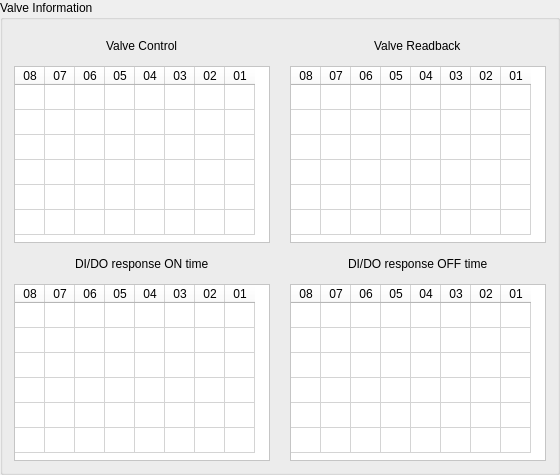
      <widget class="QGroupBox" name="groupBox_4">
       <property name="title">
        <string>Valve Information</string>
       </property>
       <layout class="QVBoxLayout" name="verticalLayout_3">
        <item>
         <layout class="QGridLayout" name="gridLayout_4" rowstretch="1,6,1,6" columnstretch="1,1">
          <property name="horizontalSpacing">
           <number>20</number>
          </property>
          <item row="0" column="0" alignment="Qt::AlignmentFlag::AlignHCenter">
           <widget class="QLabel" name="label_14">
            <property name="text">
             <string>Valve Control</string>
            </property>
           </widget>
          </item>
          <item row="0" column="1" alignment="Qt::AlignmentFlag::AlignHCenter">
           <widget class="QLabel" name="label_15">
            <property name="text">
             <string>Valve Readback</string>
            </property>
           </widget>
          </item>
          <item row="1" column="0">
           <widget class="QTableWidget" name="Valve_Control_TableWidget_3">
            <property name="layoutDirection">
             <enum>Qt::LayoutDirection::LeftToRight</enum>
            </property>
            <property name="styleSheet">
             <string notr="true">background-color: rgb(255, 255, 255);
border-color: rgb(0, 0, 0);</string>
            </property>
            <property name="sizeAdjustPolicy">
             <enum>QAbstractScrollArea::SizeAdjustPolicy::AdjustIgnored</enum>
            </property>
            <attribute name="horizontalHeaderCascadingSectionResizes">
             <bool>true</bool>
            </attribute>
            <attribute name="horizontalHeaderMinimumSectionSize">
             <number>20</number>
            </attribute>
            <attribute name="horizontalHeaderDefaultSectionSize">
             <number>30</number>
            </attribute>
            <attribute name="horizontalHeaderHighlightSections">
             <bool>true</bool>
            </attribute>
            <attribute name="verticalHeaderVisible">
             <bool>false</bool>
            </attribute>
            <attribute name="verticalHeaderCascadingSectionResizes">
             <bool>true</bool>
            </attribute>
            <attribute name="verticalHeaderMinimumSectionSize">
             <number>20</number>
            </attribute>
            <attribute name="verticalHeaderDefaultSectionSize">
             <number>25</number>
            </attribute>
            <row>
             <property name="text">
              <string>Valve 1 to 8</string>
             </property>
            </row>
            <row>
             <property name="text">
              <string>Valve 9 to 16</string>
             </property>
            </row>
            <row>
             <property name="text">
              <string>Valve 17 to 24</string>
             </property>
            </row>
            <row>
             <property name="text">
              <string>Valve 25 to 32</string>
             </property>
            </row>
            <row>
             <property name="text">
              <string>Valve 33 to 40</string>
             </property>
            </row>
            <row>
             <property name="text">
              <string>Valve 41 to 42</string>
             </property>
            </row>
            <column>
             <property name="text">
              <string>08</string>
             </property>
            </column>
            <column>
             <property name="text">
              <string>07</string>
             </property>
            </column>
            <column>
             <property name="text">
              <string>06</string>
             </property>
            </column>
            <column>
             <property name="text">
              <string>05</string>
             </property>
            </column>
            <column>
             <property name="text">
              <string>04</string>
             </property>
            </column>
            <column>
             <property name="text">
              <string>03</string>
             </property>
            </column>
            <column>
             <property name="text">
              <string>02</string>
             </property>
            </column>
            <column>
             <property name="text">
              <string>01</string>
             </property>
            </column>
           </widget>
          </item>
          <item row="1" column="1">
           <widget class="QTableWidget" name="Valve_Readback_TableWidget_3">
            <property name="layoutDirection">
             <enum>Qt::LayoutDirection::LeftToRight</enum>
            </property>
            <property name="styleSheet">
             <string notr="true">background-color: rgb(255, 255, 255);
border-color: rgb(0, 0, 0);</string>
            </property>
            <property name="sizeAdjustPolicy">
             <enum>QAbstractScrollArea::SizeAdjustPolicy::AdjustIgnored</enum>
            </property>
            <attribute name="horizontalHeaderCascadingSectionResizes">
             <bool>true</bool>
            </attribute>
            <attribute name="horizontalHeaderMinimumSectionSize">
             <number>20</number>
            </attribute>
            <attribute name="horizontalHeaderDefaultSectionSize">
             <number>30</number>
            </attribute>
            <attribute name="horizontalHeaderHighlightSections">
             <bool>true</bool>
            </attribute>
            <attribute name="verticalHeaderVisible">
             <bool>false</bool>
            </attribute>
            <attribute name="verticalHeaderCascadingSectionResizes">
             <bool>true</bool>
            </attribute>
            <attribute name="verticalHeaderMinimumSectionSize">
             <number>20</number>
            </attribute>
            <attribute name="verticalHeaderDefaultSectionSize">
             <number>25</number>
            </attribute>
            <row>
             <property name="text">
              <string>Valve 1 to 8</string>
             </property>
            </row>
            <row>
             <property name="text">
              <string>Valve 9 to 16</string>
             </property>
            </row>
            <row>
             <property name="text">
              <string>Valve 17 to 24</string>
             </property>
            </row>
            <row>
             <property name="text">
              <string>Valve 25 to 32</string>
             </property>
            </row>
            <row>
             <property name="text">
              <string>Valve 33 to 40</string>
             </property>
            </row>
            <row>
             <property name="text">
              <string>Valve 41 to 42</string>
             </property>
            </row>
            <column>
             <property name="text">
              <string>08</string>
             </property>
            </column>
            <column>
             <property name="text">
              <string>07</string>
             </property>
            </column>
            <column>
             <property name="text">
              <string>06</string>
             </property>
            </column>
            <column>
             <property name="text">
              <string>05</string>
             </property>
            </column>
            <column>
             <property name="text">
              <string>04</string>
             </property>
            </column>
            <column>
             <property name="text">
              <string>03</string>
             </property>
            </column>
            <column>
             <property name="text">
              <string>02</string>
             </property>
            </column>
            <column>
             <property name="text">
              <string>01</string>
             </property>
            </column>
           </widget>
          </item>
          <item row="2" column="0" alignment="Qt::AlignmentFlag::AlignHCenter">
           <widget class="QLabel" name="label_16">
            <property name="text">
             <string>DI/DO response ON time</string>
            </property>
           </widget>
          </item>
          <item row="2" column="1" alignment="Qt::AlignmentFlag::AlignHCenter">
           <widget class="QLabel" name="label_17">
            <property name="text">
             <string>DI/DO response OFF time</string>
            </property>
           </widget>
          </item>
          <item row="3" column="0">
           <widget class="QTableWidget" name="Response_On_Time_TableWidget_3">
            <property name="layoutDirection">
             <enum>Qt::LayoutDirection::LeftToRight</enum>
            </property>
            <property name="styleSheet">
             <string notr="true">background-color: rgb(255, 255, 255);
border-color: rgb(0, 0, 0);</string>
            </property>
            <property name="sizeAdjustPolicy">
             <enum>QAbstractScrollArea::SizeAdjustPolicy::AdjustIgnored</enum>
            </property>
            <attribute name="horizontalHeaderCascadingSectionResizes">
             <bool>true</bool>
            </attribute>
            <attribute name="horizontalHeaderMinimumSectionSize">
             <number>20</number>
            </attribute>
            <attribute name="horizontalHeaderDefaultSectionSize">
             <number>30</number>
            </attribute>
            <attribute name="horizontalHeaderHighlightSections">
             <bool>true</bool>
            </attribute>
            <attribute name="verticalHeaderVisible">
             <bool>false</bool>
            </attribute>
            <attribute name="verticalHeaderCascadingSectionResizes">
             <bool>true</bool>
            </attribute>
            <attribute name="verticalHeaderMinimumSectionSize">
             <number>20</number>
            </attribute>
            <attribute name="verticalHeaderDefaultSectionSize">
             <number>25</number>
            </attribute>
            <row>
             <property name="text">
              <string>Valve 1 to 8</string>
             </property>
            </row>
            <row>
             <property name="text">
              <string>Valve 9 to 16</string>
             </property>
            </row>
            <row>
             <property name="text">
              <string>Valve 17 to 24</string>
             </property>
            </row>
            <row>
             <property name="text">
              <string>Valve 25 to 32</string>
             </property>
            </row>
            <row>
             <property name="text">
              <string>Valve 33 to 40</string>
             </property>
            </row>
            <row>
             <property name="text">
              <string>Valve 41 to 42</string>
             </property>
            </row>
            <column>
             <property name="text">
              <string>08</string>
             </property>
            </column>
            <column>
             <property name="text">
              <string>07</string>
             </property>
            </column>
            <column>
             <property name="text">
              <string>06</string>
             </property>
            </column>
            <column>
             <property name="text">
              <string>05</string>
             </property>
            </column>
            <column>
             <property name="text">
              <string>04</string>
             </property>
            </column>
            <column>
             <property name="text">
              <string>03</string>
             </property>
            </column>
            <column>
             <property name="text">
              <string>02</string>
             </property>
            </column>
            <column>
             <property name="text">
              <string>01</string>
             </property>
            </column>
           </widget>
          </item>
          <item row="3" column="1">
           <widget class="QTableWidget" name="Response_Off_Time_TableWidget_3">
            <property name="layoutDirection">
             <enum>Qt::LayoutDirection::LeftToRight</enum>
            </property>
            <property name="styleSheet">
             <string notr="true">background-color: rgb(255, 255, 255);
border-color: rgb(0, 0, 0);</string>
            </property>
            <property name="sizeAdjustPolicy">
             <enum>QAbstractScrollArea::SizeAdjustPolicy::AdjustIgnored</enum>
            </property>
            <attribute name="horizontalHeaderCascadingSectionResizes">
             <bool>true</bool>
            </attribute>
            <attribute name="horizontalHeaderMinimumSectionSize">
             <number>20</number>
            </attribute>
            <attribute name="horizontalHeaderDefaultSectionSize">
             <number>30</number>
            </attribute>
            <attribute name="horizontalHeaderHighlightSections">
             <bool>true</bool>
            </attribute>
            <attribute name="verticalHeaderVisible">
             <bool>false</bool>
            </attribute>
            <attribute name="verticalHeaderCascadingSectionResizes">
             <bool>true</bool>
            </attribute>
            <attribute name="verticalHeaderMinimumSectionSize">
             <number>20</number>
            </attribute>
            <attribute name="verticalHeaderDefaultSectionSize">
             <number>25</number>
            </attribute>
            <row>
             <property name="text">
              <string>Valve 1 to 8</string>
             </property>
            </row>
            <row>
             <property name="text">
              <string>Valve 9 to 16</string>
             </property>
            </row>
            <row>
             <property name="text">
              <string>Valve 17 to 24</string>
             </property>
            </row>
            <row>
             <property name="text">
              <string>Valve 25 to 32</string>
             </property>
            </row>
            <row>
             <property name="text">
              <string>Valve 33 to 40</string>
             </property>
            </row>
            <row>
             <property name="text">
              <string>Valve 41 to 42</string>
             </property>
            </row>
            <column>
             <property name="text">
              <string>08</string>
             </property>
            </column>
            <column>
             <property name="text">
              <string>07</string>
             </property>
            </column>
            <column>
             <property name="text">
              <string>06</string>
             </property>
            </column>
            <column>
             <property name="text">
              <string>05</string>
             </property>
            </column>
            <column>
             <property name="text">
              <string>04</string>
             </property>
            </column>
            <column>
             <property name="text">
              <string>03</string>
             </property>
            </column>
            <column>
             <property name="text">
              <string>02</string>
             </property>
            </column>
            <column>
             <property name="text">
              <string>01</string>
             </property>
            </column>
           </widget>
          </item>
         </layout>
        </item>
       </layout>
      </widget>
